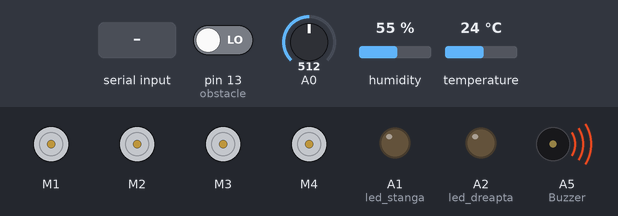
Bench run of a sketch on a simulated Arduino Uno, built for the host (arithmetic inside an expression is 32-bit, double 64-bit). On the bench: 4 × DC motor (green arrow = forward, orange = backward, longer = faster), output pins drawn as LEDs (lit = HIGH), buzzer (waves = sounding, pin HIGH). Dashed ring = blinking. The inputs (shaded band) are chosen by the test bench; at power-on: A0 = 512, pin 13 (obstacle) LOW, humidity 55 %, temperature 24 °C. What the sketch prints to the serial monitor is not drawn.

Above: at 1.2 s.
1.3 s: "l" received over the second serial link
At 1.7 s:
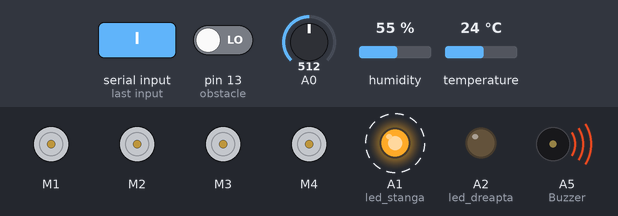
5.5 s: A0 set to 489
At 6.7 s:
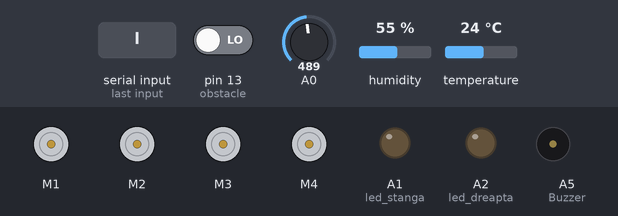
7.0 s: "F" received over the second serial link
8.5 s: "B" received over the second serial link
At 9.0 s:
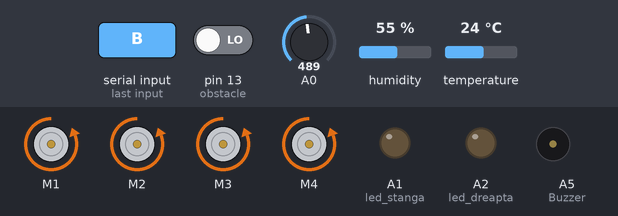
10.0 s: "L" received over the second serial link
At 10.6 s:
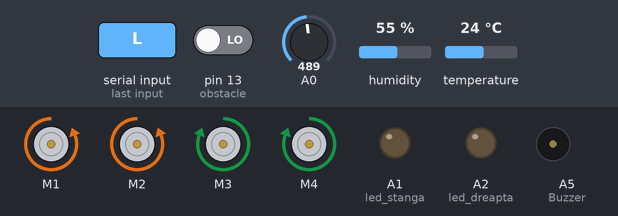
11.5 s: "R" received over the second serial link
At 12.9 s:
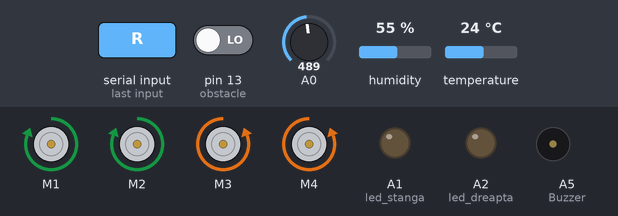
Timing chart, 0 to 14.0 s (numbered marks = the images above; inputs shaded):
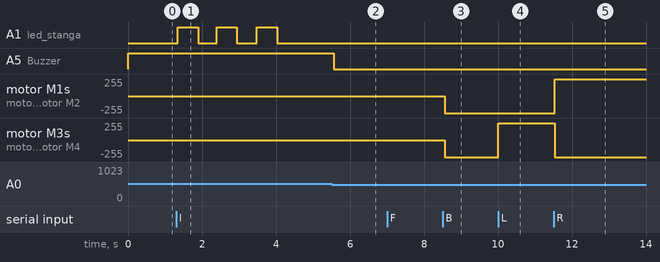

Measured:
- the behaviour switches between 501 and 500 on A0 (found by bisection; images 1 and 2)
- after the input at 1.3 s, A1 (led_stanga): alternates HIGH for 0.54 s and LOW for 0.52 s, 6 changes in all, then stays LOW, starting after 0.05 s
- after the input at 5.5 s, A5 (Buzzer): HIGH → LOW after 0.06 s
- after the input at 8.5 s, motor M1–4: stopped → backward 255/255 after 0.06 s
- after the input at 10.0 s, motor M3, motor M4: backward 255/255 → forward 255/255 at once
- after the input at 11.5 s, motor M1, motor M2: backward 255/255 → forward 255/255 at once; motor M3, motor M4: forward 255/255 → backward 255/255 at once

The sketch:

TOY_CAR.ino
```cpp
#include <SoftwareSerial.h>
#include <AFMotor.h>
#include "DHT.h"

//initial motors pin
AF_DCMotor motor1(1, MOTOR12_1KHZ);
AF_DCMotor motor2(2, MOTOR12_1KHZ);
AF_DCMotor motor3(3, MOTOR34_1KHZ);
AF_DCMotor motor4(4, MOTOR34_1KHZ);

SoftwareSerial btSerial(11, 10); // RX | TX

int val;
int Speeed = 255;

// timer
unsigned long startTime;
const unsigned long interval = 2000; // 5 seconds

#define obstacle 13
#define Buzzer A5
#define DHTPIN A3   // Digital pin connected to the DHT sensor
#define DHTTYPE DHT11   // DHT 11
#define led_stanga A1
#define led_dreapta A2

DHT dht(DHTPIN, DHTTYPE);

int gradient_st = 255;
int gradient_dr = 255;

int status_st = 0;
int status_dr = 0;

bool blinkActive_st = false;
bool blinkActive_dr = false;
unsigned long lastBlinkTime_st = 0;
unsigned long lastBlinkTime_dr = 0;
int blinkCount_st = 0;
int blinkCount_dr = 0;
const unsigned long blinkInterval = 500; // Interval between blinks in milliseconds

void setup()
{
  Serial.begin(9600);

  btSerial.begin(38400);
  Serial.println("btSerial started at 38400");

  pinMode(obstacle, INPUT);

  // temp
  dht.begin();

  // timer start
  startTime = millis();

  // leds
  pinMode(led_stanga, OUTPUT);
  pinMode(led_dreapta, OUTPUT);

}

void loop()
{
  // Keep reading from Arduino Serial Monitor and send to HC-05
  // if (Serial.available())
  // {
  //   btSerial.write(Serial.read());
  // }

  // mq-135
  int sensorValue = analogRead(A0);
  // merge
  if(sensorValue > 500){
      analogWrite(Buzzer, 255);
    } else {
      analogWrite(Buzzer, 0);
    }
  // temp
  float h = dht.readHumidity();
  // Read temperature as Celsius (the default)
  float t = dht.readTemperature();
  // Read temperature as Fahrenheit (isFahrenheit = true)
  float f = dht.readTemperature(true);

  if (millis() - startTime >= interval) {
    // Reset the start time to create a continuous 5-second timer
    startTime = millis();
    btSerial.write("T");
    btSerial.write(h);

    btSerial.write(t);

    btSerial.write(f);

    btSerial.write((sensorValue >> 8) & 0xFF); // octet superior
    btSerial.write(sensorValue & 0xFF); // octet inferior

  }

  int statusP = digitalRead(obstacle);
  if (btSerial.available()) {
    char val = btSerial.read();
    Serial.write(val);
    switch(val) {
      case 'F':
        if (statusP == 1) {
          forward();
        } else {
          Stop();
        }
        break;
      case 'B':
        back();
        break;
      case 'L':
        left();
        break;
      case 'R':
        right();
        break;
      case 'I':
        topright();
        break;
      case 'J':
        topleft();
        break;
      case 'K':
        bottomright();
        break;
      case 'M':
        bottomleft();
        break;
      case 'S':
        Stop();
        break;
      case 'l':
        semnalizare_stanga();
        break;
      case 'r':
        semnalizare_dreapta();
        break;
      case 'b':
        claxon();
        break;
      default:
        Stop();
        break;
    }
  }

  // Handle left blinker
    if (blinkActive_st && millis() - lastBlinkTime_st >= blinkInterval) {
        toggleBlinker(led_stanga, status_st);
        lastBlinkTime_st = millis();
        if (++blinkCount_st >= 6) {
            blinkActive_st = false;
            blinkCount_st = 0;
        }
    }

    // Handle right blinker
    if (blinkActive_dr && millis() - lastBlinkTime_dr >= blinkInterval) {
        toggleBlinker(led_dreapta, status_dr);
        lastBlinkTime_dr = millis();
        if (++blinkCount_dr >= 6) {
            blinkActive_dr = false;
            blinkCount_dr = 0;
        }
    }

  delay(60);
}

void toggleBlinker(int pin, int &status) {
    if (status == 0) {
        analogWrite(pin, gradient_st);
        status = 1;
    } else {
        analogWrite(pin, 0);
        status = 0;
    }
}

void semnalizare_stanga() {
    blinkActive_st = true;
    lastBlinkTime_st = millis() - blinkInterval;
}

void semnalizare_dreapta() {
    blinkActive_dr = true;
    lastBlinkTime_dr = millis() - blinkInterval;
}

void claxon() {
  analogWrite(Buzzer,255);
}


void forward()
{
  motor1.setSpeed(Speeed);
  motor1.run(FORWARD);
  motor2.setSpeed(Speeed);
  motor2.run(FORWARD);
  motor3.setSpeed(Speeed);
  motor3.run(FORWARD);
  motor4.setSpeed(Speeed);
  motor4.run(FORWARD);
}

void back()
{
  motor1.setSpeed(Speeed);
  motor1.run(BACKWARD);
  motor2.setSpeed(Speeed);
  motor2.run(BACKWARD);
  motor3.setSpeed(Speeed);
  motor3.run(BACKWARD);
  motor4.setSpeed(Speeed);
  motor4.run(BACKWARD);
}

void left()
{
  motor1.setSpeed(Speeed);
  motor1.run(BACKWARD);
  motor2.setSpeed(Speeed);
  motor2.run(BACKWARD);
  motor3.setSpeed(Speeed);
  motor3.run(FORWARD);
  motor4.setSpeed(Speeed);
  motor4.run(FORWARD);
}

void right()
{
  motor1.setSpeed(Speeed);
  motor1.run(FORWARD);
  motor2.setSpeed(Speeed);
  motor2.run(FORWARD);
  motor3.setSpeed(Speeed);
  motor3.run(BACKWARD);
  motor4.setSpeed(Speeed);
  motor4.run(BACKWARD);
}

void topleft(){
  motor1.setSpeed(Speeed);
  motor1.run(FORWARD);
  motor2.setSpeed(Speeed);
  motor2.run(FORWARD); //rotate the motor clockwise
  motor3.setSpeed(Speeed/3.1);//Define maximum velocity
  motor3.run(FORWARD); //rotate the motor clockwise
  motor4.setSpeed(Speeed/3.1);//Define maximum velocity
  motor4.run(FORWARD); //rotate the motor clockwise
}

void topright()
{
  motor1.setSpeed(Speeed/3.1);
  motor1.run(FORWARD);
  motor2.setSpeed(Speeed/3.1);
  motor2.run(FORWARD);
  motor3.setSpeed(Speeed);
  motor3.run(FORWARD);
  motor4.setSpeed(Speeed);
  motor4.run(FORWARD);
}

void bottomleft()
{
  motor1.setSpeed(Speeed);
  motor1.run(BACKWARD);
  motor2.setSpeed(Speeed);
  motor2.run(BACKWARD);
  motor3.setSpeed(Speeed/3.1);
  motor3.run(BACKWARD);
  motor4.setSpeed(Speeed/3.1);
  motor4.run(BACKWARD);
}

void bottomright()
{
  motor1.setSpeed(Speeed/3.1);
  motor1.run(BACKWARD);
  motor2.setSpeed(Speeed/3.1);
  motor2.run(BACKWARD);
  motor3.setSpeed(Speeed);
  motor3.run(BACKWARD);
  motor4.setSpeed(Speeed);
  motor4.run(BACKWARD);
}


void Stop()
{
  motor1.setSpeed(0);
  motor1.run(RELEASE);
  motor2.setSpeed(0);
  motor2.run(RELEASE);
  motor3.setSpeed(0);
  motor3.run(RELEASE);
  motor4.setSpeed(0);
  motor4.run(RELEASE);
}


/*
Slave Command:
AT
AT+RMAAD
AT+ROLE=0
AT+UART=38400,0,0
AT+ADDR


Master Commands:
AT
AT+RMAAD
AT+ROLE=1
AT+UART=38400,0,0
AT+CMODE=0
AT+BIND=98D3:61:F613EA  (This should be your HC05 Slave address)
*/
```
